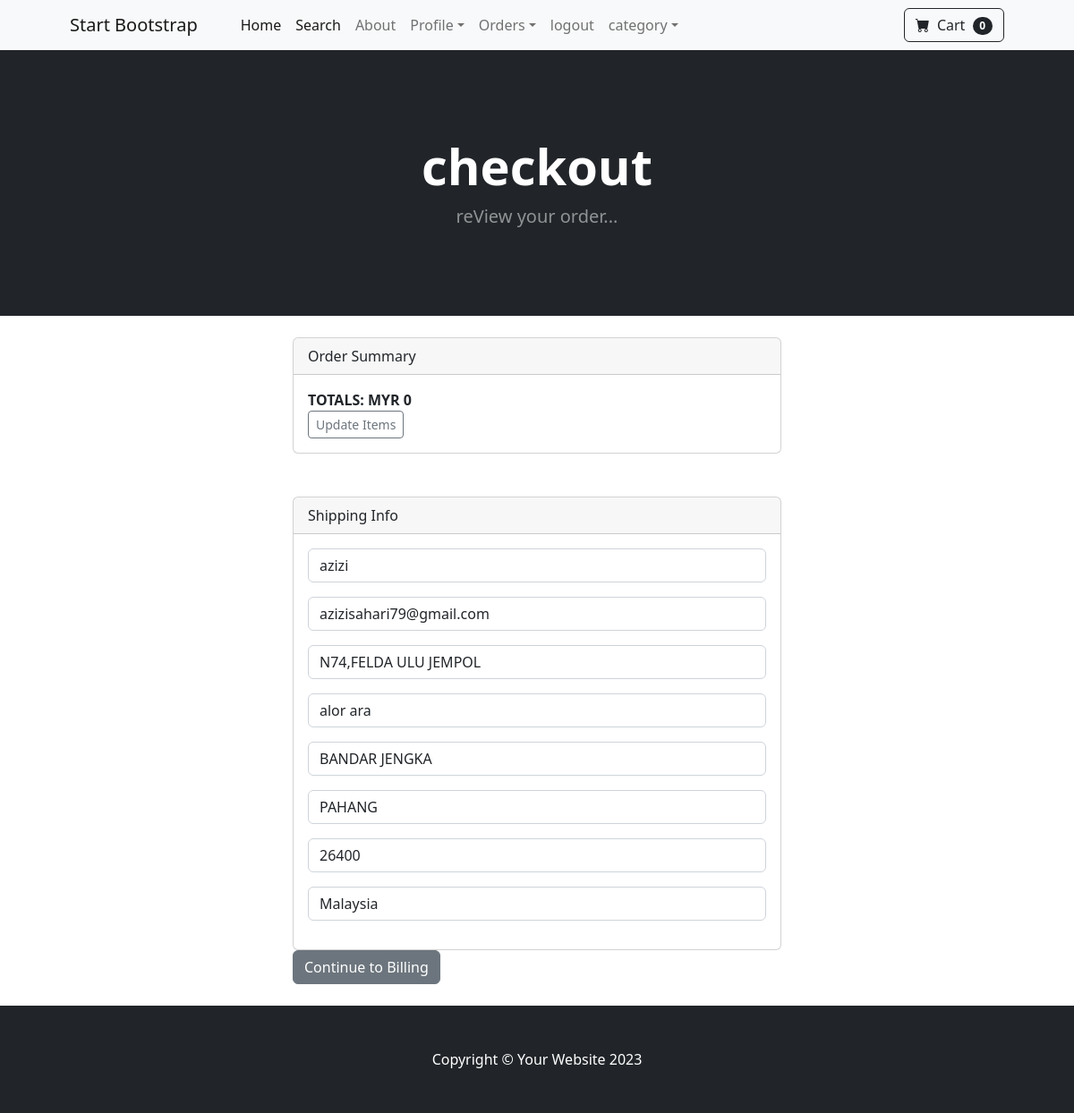
/payment/checkout/ (signed in), run on the app's committed database.
### payment/models.py (models this page shows, shortened)
class ShippingAddress(models.Model):
    user =models.ForeignKey(User,on_delete=models.CASCADE, null = True,blank=True)
    shipping_fullname = models.CharField(max_length=255)
    shipping_email = models.CharField(max_length=255)
    shipping_address1 = models.CharField(max_length=255)
    shipping_address2 = models.CharField(max_length=255,null=True,blank=True)
    shipping_city = models.CharField(max_length=255)
    shipping_state = models.CharField(max_length=255,null=True,blank=True)
    shipping_zipcode = models.CharField(max_length=255,null=True,blank=True)
    shipping_country = models.CharField(max_length=255)
    class Meta:
        verbose_name_plural = "Shipping Address"
    def create_shipping(sender, instance, created, **kwargs):
        if created:
            ShippingAddress.objects.create(
                user=instance,
                full_name=instance.get_full_name(), # Gets the user's name
                email=instance.email, # Gets the user's email
            )
    post_save.connect(create_shipping, sender=User)

### payment/views.py (the view, shortened to what this page needs)
# urls.py: path('checkout/', views.checkout, name="checkout"),
def checkout(request):
    cart = Cart(request)
    quantities = cart.get_quants()
    cart_products = cart.get_prods()
    totals = cart.cart_total()
    if request.user.is_authenticated:
        shipping_address, created = ShippingAddress.objects.get_or_create(user=request.user)
        shipping_form = ShippingForm(instance=shipping_address)
        return render(request, "payment/checkout.html", {
            'cart_products': cart_products,
            'quantities': quantities,
            'totals': totals,
            'shipping_form':shipping_form,
        })

### cart/cart.py (called while the page is built, shortened)
    def __len__(self):
        return len(self.cart)

    def get_prods(self):
        product_ids = self.cart.keys()
        products = Product.objects.filter(id__in=product_ids)
        return products

    def get_quants(self):
        return self.cart

    def cart_total(self):
        product_ids = self.cart.keys()
        products = Product.objects.filter(id__in=product_ids)
        quantities = self.cart
        total = 0
        return total

### cart/context_processors.py (called while the page is built)
def cart(request):
    return {
        'cart': Cart(request),
        'cart_items_count': len(Cart(request))  # Explicit count
    }

### payment/templates/payment/checkout.html (shortened to what this page needs)
{% extends "base.html" %}
{%block content %}
<header class="bg-dark py-5">
    <div class="container px-4 px-lg-5 my-5">
        <div class="text-center text-white">
            <h1 class="display-4 fw-bolder">checkout</h1>
            <p class="lead fw-normal text-white-50 mb-0">reView your order...</p>
        </div>
    </div>
</header>
<br>
<div class="container">
    <div class="row">
        <div class="col-md-6 offset-md-3">
   <div class="card">
  <div class="card-header">
    Order Summary
  </div>
  <div class="card-body">
     <strong>TOTALS: MYR {{ totals }}</strong><br>
     <a href="{% url 'cart_summary'%}" class = "btn btn-sm btn-outline-secondary">Update Items</a>
  </div>
</div>
<br><br>
   <div class="card">
  <div class="card-header">
    Shipping Info
  </div>
  <div class="card-body">
    <form method="POST" action={% url 'billing_info' %}>
        {{shipping_form.as_p}}
  </div>
</div>
<button type="submit" class ="btn btn-secondary">Continue to Billing</button>
</div>
</div>
</div>
<br>
{% endblock %}

### data on the page
ShippingAddress: shipping_fullname "azizi", shipping_email "azizisahari79@gmail.com", shipping_address1 "N74,FELDA ULU JEMPOL", shipping_address2 "alor ara", shipping_city "BANDAR JENGKA", shipping_state "PAHANG", shipping_zipcode "26400", shipping_country "Malaysia"

### other printed values
{{ cart_items_count }} "0"
{{ totals }} "0"
